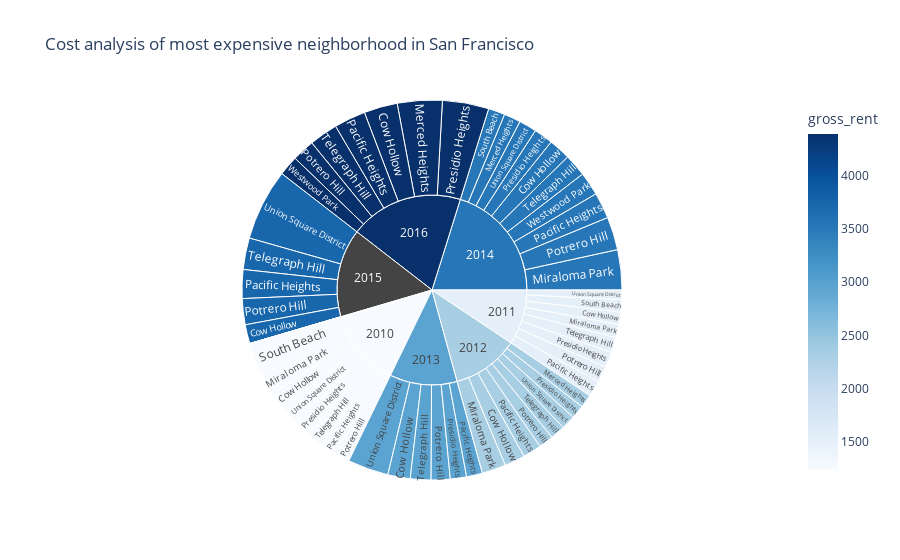

This figure's notebook cell:
### Markdown cell above
### Create a sunburst chart to conduct a costs analysis of most expensive neighborhoods in San Francisco per year

### Code cell
# Sunburst Plot
px.sunburst(df_expensive_neighborhood_per_year,
            path=[df_expensive_neighborhood_per_year.index,'neighborhood'],values='sale_price_sqr_foot',color='gross_rent',
            title = "Cost analysis of most expensive neighborhood in San Francisco",
            color_continuous_scale='Blues'
           )

### Figure 1 — Plotly figure (JSON) as saved in the notebook; plotly's stock layout.template omitted (floating-point values rounded to 4 significant figures)
{"data": [{"branchvalues": "total", "customdata": [[1239], [1530.0], [2324], [2971], [3528.0], [3739.0], [4390], [2324], [3528], [4390], [1239], [1530], [2324], [3528], [1239], [1530], [2324], [2971], [3528], [3739], [4390], [1239], [1530], [2324], [2971], [3528], [3739], [4390], [1239], [1530], [2324], [2971], [3528], [null], [4390], [1239], [1530], [3528], [1239], [1530], [2324.0], [2971], [3528.0], [3739], [4390], [1239], [1530], [2324], [2971], [3528], [3739.0], [3528.0], [4390], [1239.0], [1530], [2324.0], [2971.0], [3528.0], [null], [4390]], "domain": {"x": [0, 1], "y": [0, 1]}, "hovertemplate": "labels=%{label}<br>sale_price_sqr_foot=%{value}<br>parent=%{parent}<br>id=%{id}<br>gross_rent=%{color}<extra></extra>", "ids": ["2010/Cow Hollow", "2011/Cow Hollow", "2012/Cow Hollow", "2013/Cow Hollow", "2014/Cow Hollow", "2015/Cow Hollow", "2016/Cow Hollow", "2012/Merced Heights", "2014/Merced Heights", "2016/Merced Heights", "2010/Miraloma Park", "2011/Miraloma Park", "2012/Miraloma Park", "2014/Miraloma Park", "2010/Pacific Heights", "2011/Pacific Heights", "2012/Pacific Heights", "2013/Pacific Heights", "2014/Pacific Heights", "2015/Pacific Heights", "2016/Pacific Heights", "2010/Potrero Hill", "2011/Potrero Hill", "2012/Potrero Hill", "2013/Potrero Hill", "2014/Potrero Hill", "2015/Potrero Hill", "2016/Potrero Hill", "2010/Presidio Heights", "2011/Presidio Heights", "2012/Presidio Heights", "2013/Presidio Heights", "2014/Presidio Heights", "2015/Presidio Heights", "2016/Presidio Heights", "2010/South Beach", "2011/South Beach", "2014/South Beach", "2010/Telegraph Hill", "2011/Telegraph Hill", "2012/Telegraph Hill", "2013/Telegraph Hill", "2014/Telegraph Hill", "2015/Telegraph Hill", "2016/Telegraph Hill", "2010/Union Square District", "2011/Union Square District", "2012/Union Square District", "2013/Union Square District", "2014/Union Square District", "2015/Union Square District", "2014/Westwood Park", "2016/Westwood Park", "2010", "2011", "2012", "2013", "2014", "2015", "2016"], "labels": ["Cow Hollow", "Cow Hollow", "Cow Hollow", "Cow Hollow", "Cow Hollow", "Cow Hollow", "Cow Hollow", "Merced Heights", "Merced Heights", "Merced Heights", "Miraloma Park", "Miraloma Park", "Miraloma Park", "Miraloma Park", "Pacific Heights", "Pacific Heights", "Pacific Heights", "Pacific Heights", "Pacific Heights", "Pacific Heights", "Pacific Heights", "Potrero Hill", "Potrero Hill", "Potrero Hill", "Potrero Hill", "Potrero Hill", "Potrero Hill", "Potrero Hill", "Presidio Heights", "Presidio Heights", "Presidio Heights", "Presidio Heights", "Presidio Heights", "Presidio Heights", "Presidio Heights", "South Beach", "South Beach", "South Beach", "Telegraph Hill", "Telegraph Hill", "Telegraph Hill", "Telegraph Hill", "Telegraph Hill", "Telegraph Hill", "Telegraph Hill", "Union Square District", "Union Square District", "Union Square District", "Union Square District", "Union Square District", "Union Square District", "Westwood Park", "Westwood Park", "2010", "2011", "2012", "2013", "2014", "2015", "2016"], "marker": {"coloraxis": "coloraxis", "colors": [1239, 1530.0, 2324, 2971, 3528.0, 3739.0, 4390, 2324, 3528, 4390, 1239, 1530, 2324, 3528, 1239, 1530, 2324, 2971, 3528, 3739, 4390, 1239, 1530, 2324, 2971, 3528, 3739, 4390, 1239, 1530, 2324, 2971, 3528, null, 4390, 1239, 1530, 3528, 1239, 1530, 2324.0, 2971, 3528.0, 3739, 4390, 1239, 1530, 2324, 2971, 3528, 3739.0, 3528.0, 4390, 1239.0, 1530, 2324.0, 2971.0, 3528.0, null, 4390]}, "name": "", "parents": ["2010", "2011", "2012", "2013", "2014", "2015", "2016", "2012", "2014", "2016", "2010", "2011", "2012", "2014", "2010", "2011", "2012", "2013", "2014", "2015", "2016", "2010", "2011", "2012", "2013", "2014", "2015", "2016", "2010", "2011", "2012", "2013", "2014", "2015", "2016", "2010", "2011", "2014", "2010", "2011", "2012", "2013", "2014", "2015", "2016", "2010", "2011", "2012", "2013", "2014", "2015", "2014", "2016", "", "", "", "", "", "", ""], "type": "sunburst", "values": [569.4, 390.6, 644.8, 707.4, 691.9, 598.6, 1059.0, 421.1, 528.7, 1417.0, 680.6, 414.7, 756.2, 1268.0, 496.5, 509.0, 586.2, 503.9, 824.7, 910.2, 996.4, 491.5, 503.1, 466.6, 598.7, 1045.0, 821.3, 707.7, 549.4, 493.8, 426.6, 512.8, 603.5, 0, 1466.0, 1037.0, 388.6, 524.6, 524.8, 483.4, 465.8, 653.3, 708.2, 997.0, 903.0, 569.2, 302.1, 445.2, 1290.0, 558.3, 2259.0, 743.0, 631.2, 4918.0, 3485.0, 4213.0, 4267.0, 7496.0, 5586.0, 7180.0]}], "layout": {"autosize": true, "coloraxis": {"colorbar": {"title": {"text": "gross_rent"}}, "colorscale": [[0, "rgb(247,251,255)"], [0.125, "rgb(222,235,247)"], [0.25, "rgb(198,219,239)"], [0.375, "rgb(158,202,225)"], [0.5, "rgb(107,174,214)"], [0.625, "rgb(66,146,198)"], [0.75, "rgb(33,113,181)"], [0.875, "rgb(8,81,156)"], [1, "rgb(8,48,107)"]]}, "legend": {"tracegroupgap": 0}, "title": {"text": "Cost analysis of most expensive neighborhood in San Francisco"}}}
